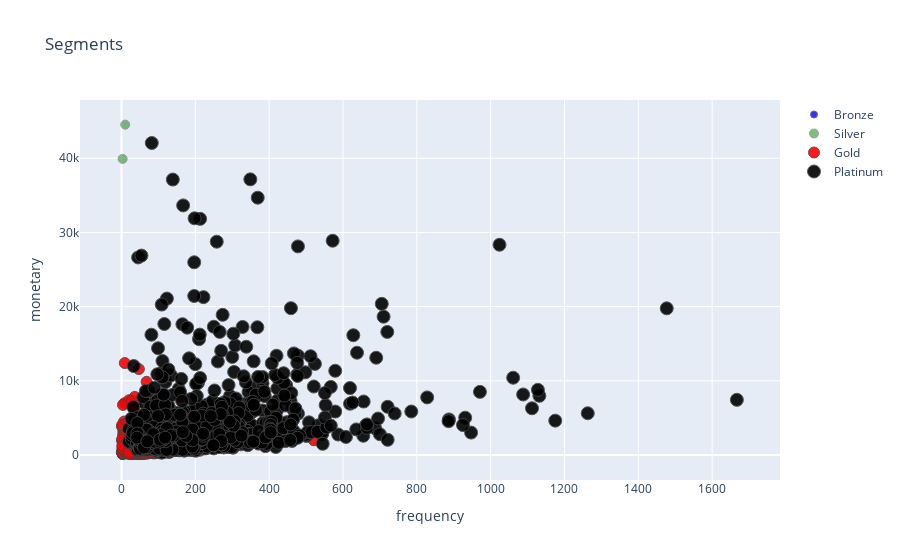

Source (notebook cell):
### Code cell
#Frequency Vs Monetary
graph = segmented_rfm.query("monetary < 50000 and frequency < 2000")

plot_data = [
    gobj.Scatter(
        x=graph.query("RFM_Loyalty_Level == 'Bronze'")['frequency'],
        y=graph.query("RFM_Loyalty_Level == 'Bronze'")['monetary'],
        mode='markers',
        name='Bronze',
        marker= dict(size= 7,
            line= dict(width=1),
            color= 'blue',
            opacity= 0.8
                       )
    ),
        gobj.Scatter(
        x=graph.query("RFM_Loyalty_Level == 'Silver'")['frequency'],
        y=graph.query("RFM_Loyalty_Level == 'Silver'")['monetary'],
        mode='markers',
        name='Silver',
        marker= dict(size= 9,
            line= dict(width=1),
            color= 'green',
            opacity= 0.5
           )
    ),
        gobj.Scatter(
        x=graph.query("RFM_Loyalty_Level == 'Gold'")['frequency'],
        y=graph.query("RFM_Loyalty_Level == 'Gold'")['monetary'],
        mode='markers',
        name='Gold',
        marker= dict(size= 11,
            line= dict(width=1),
            color= 'red',
            opacity= 0.9
           )
    ),
    gobj.Scatter(
        x=graph.query("RFM_Loyalty_Level == 'Platinum'")['frequency'],
        y=graph.query("RFM_Loyalty_Level == 'Platinum'")['monetary'],
        mode='markers',
        name='Platinum',
        marker= dict(size= 13,
            line= dict(width=1),
            color= 'black',
            opacity= 0.9
           )
    ),
]

plot_layout = gobj.Layout(
    yaxis= {'title': "monetary"},
        xaxis= {'title': "frequency"},
        title='Segments'
    )
fig = gobj.Figure(data=plot_data, layout=plot_layout)
po.iplot(fig)

### Figure 1 — Plotly figure (JSON) as saved in the notebook; plotly's stock layout.template omitted (floating-point values rounded to 4 significant figures; data arrays with more than 128 entries replaced by an {"elided": "..."} marker saying what was removed)
{"data": [{"marker": {"color": "blue", "line": {"width": 1}, "opacity": 0.8, "size": 7}, "mode": "markers", "name": "Bronze", "type": "scatter", "x": {"elided": "772 int values"}, "y": {"elided": "772 float values"}}, {"marker": {"color": "green", "line": {"width": 1}, "opacity": 0.5, "size": 9}, "mode": "markers", "name": "Silver", "type": "scatter", "x": {"elided": "979 int values"}, "y": {"elided": "979 float values"}}, {"marker": {"color": "red", "line": {"width": 1}, "opacity": 0.9, "size": 11}, "mode": "markers", "name": "Gold", "type": "scatter", "x": {"elided": "1324 int values"}, "y": {"elided": "1324 float values"}}, {"marker": {"color": "black", "line": {"width": 1}, "opacity": 0.9, "size": 13}, "mode": "markers", "name": "Platinum", "type": "scatter", "x": {"elided": "1240 int values"}, "y": {"elided": "1240 float values"}}], "layout": {"title": {"text": "Segments"}, "xaxis": {"title": {"text": "frequency"}}, "yaxis": {"title": {"text": "monetary"}}}}
